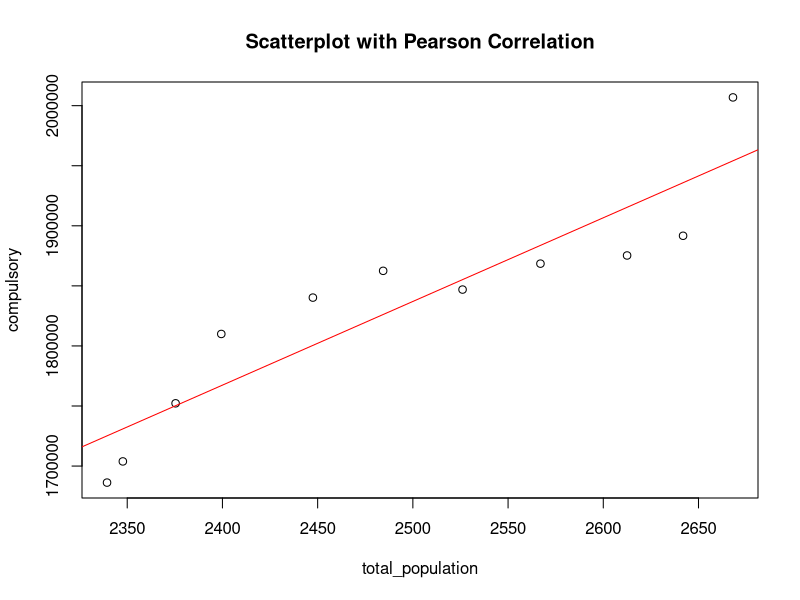
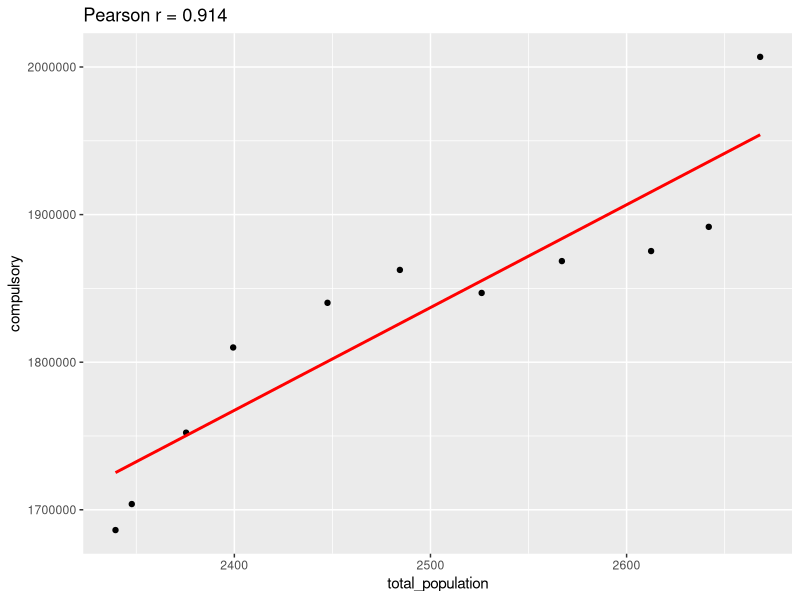
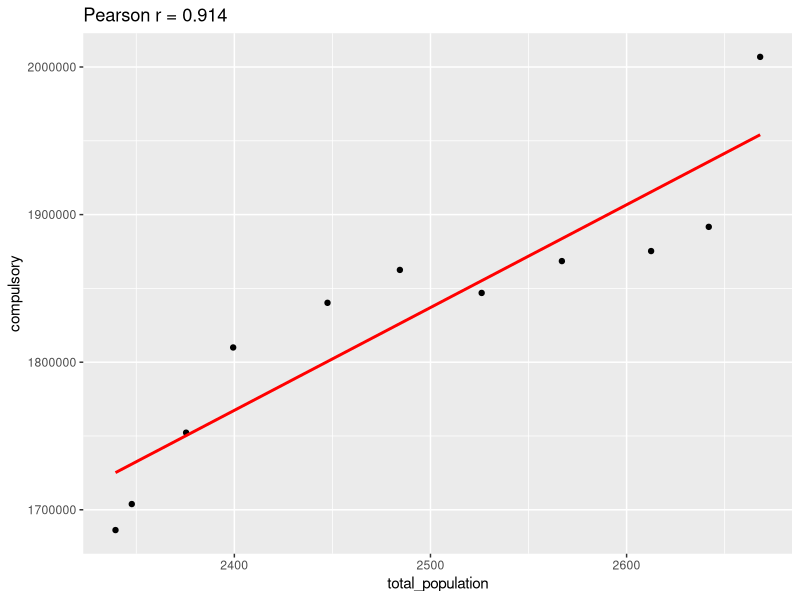

R code for these plots, in order:
# 加载所需的ggplot2库，用于绘图
library(ggplot2)

# 创建数据框，包含人口总量、城镇化率、不同年份出生人数和教育阶段数据
data <- data.frame(
  total_population = c(2668.1,2641.9,2612.5,2567,2526.1,2484.4,2447.5,2399.4,2375.4,2347.7,2339.4),
  urb_rate=c(55.7,56.8,57.6,58.8,59.7,60.9,61.6,62.6,63.4,63.7,64.7),
  year_06_16 = c(208854,206101,181824,183275,215452,179536,157597,147468,182207,161618,151683),
  year_97_07=c(320591,312226,283832,270874,235714,224050,196018,200158,214292,208854,206101),
  year_95_05=c(334368,327036,320591,312226,283832,270874,235714,224050,196018,200158,214292),
  compulsory=c(2006861, 1891687, 1875284, 1868488, 1846909, 1862507, 1840219, 1809959, 1752226, 1703864, 1686234),
  high=c(385344,565780,540500,534065,545557,529391,536306,547321,581167,582427,560100),
  higher=c(599526,618273,632723,642263,643872,658327,700145,726957,755552,710245,715922)
)

# 定义输出目录，用于保存生成的图形
output_dir <- "d:/JianMoXiaosai/2/plot"  

# 如果输出目录不存在，则创建目录
if (!dir.exists(output_dir)) {
  dir.create(output_dir, recursive = TRUE)  
}

# 计算人口总量与义务教育阶段的Pearson相关系数，并打印结果
cor_value1 <- cor(data$total_population, data$compulsory, method = "pearson")
print(paste("人口总量与义务教育阶段Pearson相关系数:", round(cor_value1, 3)))

# 计算人口总量与高中阶段的Pearson相关系数，并打印结果
cor_value2 <- cor(data$total_population, data$high, method = "pearson")
print(paste("人口总量与高中阶段Pearson相关系数:", round(cor_value2, 3)))

# 计算人口总量与高等教育阶段的Pearson相关系数，并打印结果
cor_value3 <- cor(data$total_population, data$higher, method = "pearson")
print(paste("人口总量与高等教育阶段Pearson相关系数:", round(cor_value3, 3)))

# 计算06-16年出生人数与义务教育阶段的Pearson相关系数，并打印结果
cor_value4 <- cor(data$year_06_16, data$compulsory, method = "pearson")
print(paste("06-16年出生人数与义务教育阶段Pearson相关系数:", round(cor_value4, 3)))

# 计算97-07年出生人数与高中阶段的Pearson相关系数，并打印结果
cor_value5 <- cor(data$year_97_07, data$high, method = "pearson")
print(paste("97-07年出生人数与高中阶段Pearson相关系数:", round(cor_value5, 3)))

# 计算95-05年出生人数与高等教育阶段的Pearson相关系数，并打印结果
cor_value6 <- cor(data$year_95_05, data$higher, method = "pearson")
print(paste("95-05年出生人数与高等教育阶段Pearson相关系数:", round(cor_value6, 3)))

# 计算城镇化率与义务教育阶段的Pearson相关系数，并打印结果
cor_value7 <- cor(data$urb_rate, data$compulsory, method = "pearson")
print(paste("城镇化率与义务教育阶段Pearson相关系数:", round(cor_value7, 3)))

# 计算城镇化率与高中阶段的Pearson相关系数，并打印结果
cor_value8 <- cor(data$urb_rate, data$high, method = "pearson")
print(paste("城镇化率与高中阶段Pearson相关系数:", round(cor_value8, 3)))

# 计算城镇化率与高等教育阶段的Pearson相关系数，并打印结果
cor_value9 <- cor(data$urb_rate, data$higher, method = "pearson")
print(paste("城镇化率与高等教育阶段Pearson相关系数:", round(cor_value9, 3)))

# 绘制人口总量与义务教育阶段的散点图，并添加线性回归线
plot(data$total_population, data$compulsory,
     main = "Scatterplot with Pearson Correlation",
     xlab = "total_population", ylab = "compulsory")
abline(lm(data$compulsory ~ data$total_population), col = "red")

# 使用ggplot2绘制人口总量与义务教育阶段的散点图，并添加线性回归线
ggplot(data, aes(x = total_population, y = compulsory)) +
  geom_point() +
  geom_smooth(method = "lm", se = FALSE, color = "red") +
  labs(title = paste("Pearson r =", round(cor_value1, 3)))

# 保存图形到指定目录
p_original <- last_plot()
ggsave(file.path(output_dir, "total_population~compulsory.png"), plot = p_original, width = 8, height = 6, dpi = 300)
